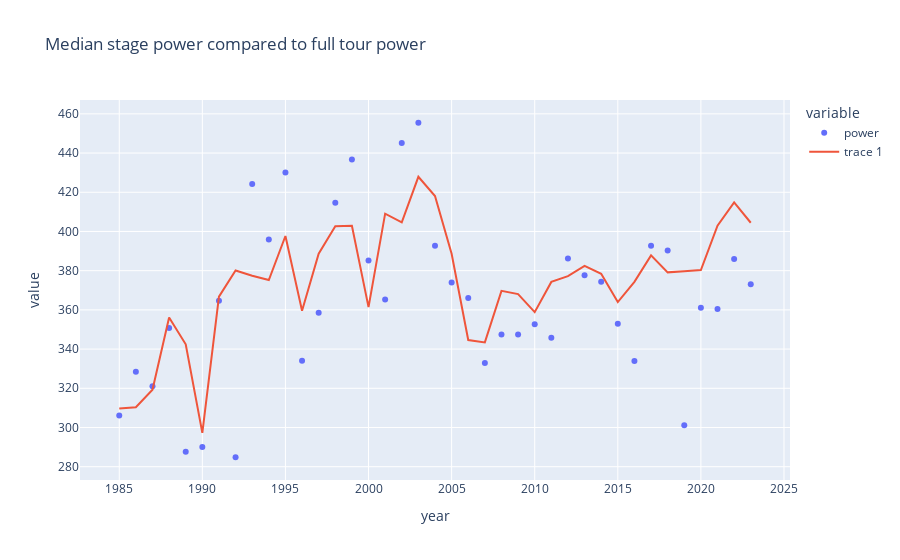

Here is the notebook cell this chart was saved with:
### Code cell
fig = px.scatter(df.groupby("year").power.median(), title="Median stage power compared to full tour power")
fig.add_scatter(x=year_power.index, y=year_power.values)
fig.show()

### Figure 1 — Plotly figure (JSON) as saved in the notebook; plotly's stock layout.template omitted (floating-point values rounded to 4 significant figures)
{"data": [{"hovertemplate": "variable=power<br>year=%{x}<br>value=%{y}<extra></extra>", "legendgroup": "power", "marker": {"color": "#636efa", "symbol": "circle"}, "mode": "markers", "name": "power", "orientation": "v", "showlegend": true, "type": "scatter", "x": [1985, 1986, 1987, 1988, 1989, 1990, 1991, 1992, 1993, 1994, 1995, 1996, 1997, 1998, 1999, 2000, 2001, 2002, 2003, 2004, 2005, 2006, 2007, 2008, 2009, 2010, 2011, 2012, 2013, 2014, 2015, 2016, 2017, 2018, 2019, 2020, 2021, 2022, 2023], "xaxis": "x", "y": [306.2, 328.4, 321.1, 350.7, 287.6, 290.0, 364.7, 284.8, 424.3, 395.9, 430.1, 334.1, 358.5, 414.6, 436.8, 385.2, 365.3, 445.1, 455.5, 392.7, 373.9, 366.1, 332.9, 347.5, 347.4, 352.6, 345.8, 386.2, 377.7, 374.4, 352.9, 333.9, 392.7, 390.3, 301.2, 361.1, 360.4, 386.0, 373.1], "yaxis": "y"}, {"type": "scatter", "x": [1985, 1986, 1987, 1988, 1989, 1990, 1991, 1992, 1993, 1994, 1995, 1996, 1997, 1998, 1999, 2000, 2001, 2002, 2003, 2004, 2005, 2006, 2007, 2008, 2009, 2010, 2011, 2012, 2013, 2014, 2015, 2016, 2017, 2018, 2019, 2020, 2021, 2022, 2023], "y": [309.7, 310.3, 319.3, 356.1, 342.5, 297.3, 366.8, 380.1, 377.4, 375.2, 397.7, 359.6, 388.6, 402.7, 402.9, 361.4, 409.1, 404.6, 427.9, 418.1, 388.6, 344.6, 343.4, 369.7, 368.0, 358.9, 374.3, 377.2, 382.5, 378.4, 364.0, 374.3, 387.8, 379.1, 379.7, 380.3, 402.9, 414.8, 404.5]}], "layout": {"legend": {"title": {"text": "variable"}, "tracegroupgap": 0}, "title": {"text": "Median stage power compared to full tour power"}, "xaxis": {"anchor": "y", "domain": [0, 1], "title": {"text": "year"}}, "yaxis": {"anchor": "x", "domain": [0, 1], "title": {"text": "value"}}}}
